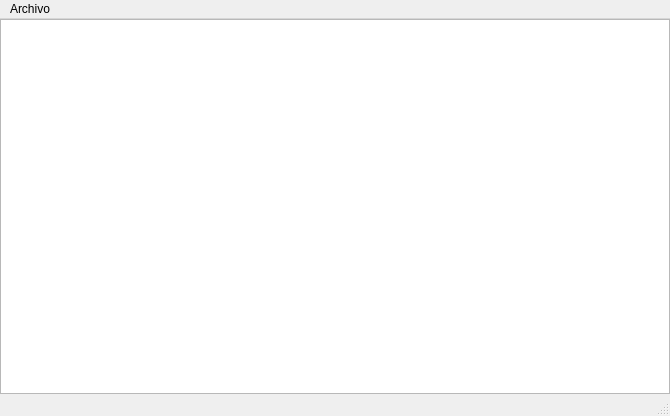
<?xml version="1.0" encoding="UTF-8"?>
<ui version="4.0">
 <class>MainWindow</class>
 <widget class="QMainWindow" name="MainWindow">
  <property name="geometry">
   <rect>
    <x>0</x>
    <y>0</y>
    <width>670</width>
    <height>416</height>
   </rect>
  </property>
  <property name="windowTitle">
   <string>Editor de Texto</string>
  </property>
  <widget class="QWidget" name="centralwidget">
   <layout class="QGridLayout" name="gridLayout">
    <property name="leftMargin">
     <number>0</number>
    </property>
    <property name="topMargin">
     <number>0</number>
    </property>
    <property name="rightMargin">
     <number>0</number>
    </property>
    <property name="bottomMargin">
     <number>0</number>
    </property>
    <item row="0" column="0">
     <widget class="QTextEdit" name="textEdit"/>
    </item>
   </layout>
  </widget>
  <widget class="QMenuBar" name="menubar">
   <property name="geometry">
    <rect>
     <x>0</x>
     <y>0</y>
     <width>670</width>
     <height>21</height>
    </rect>
   </property>
   <widget class="QMenu" name="menuArchivo">
    <property name="title">
     <string>Archivo</string>
    </property>
    <addaction name="actionNuevo"/>
    <addaction name="actionAbrir"/>
    <addaction name="actionGuardar_Com"/>
   </widget>
   <addaction name="menuArchivo"/>
  </widget>
  <widget class="QStatusBar" name="statusbar"/>
  <action name="actionNuevo">
   <property name="text">
    <string>Nuevo</string>
   </property>
  </action>
  <action name="actionAbrir">
   <property name="text">
    <string>Abrir</string>
   </property>
  </action>
  <action name="actionGuardar_Com">
   <property name="text">
    <string>Guardar Como</string>
   </property>
  </action>
 </widget>
 <resources/>
 <connections/>
</ui>
